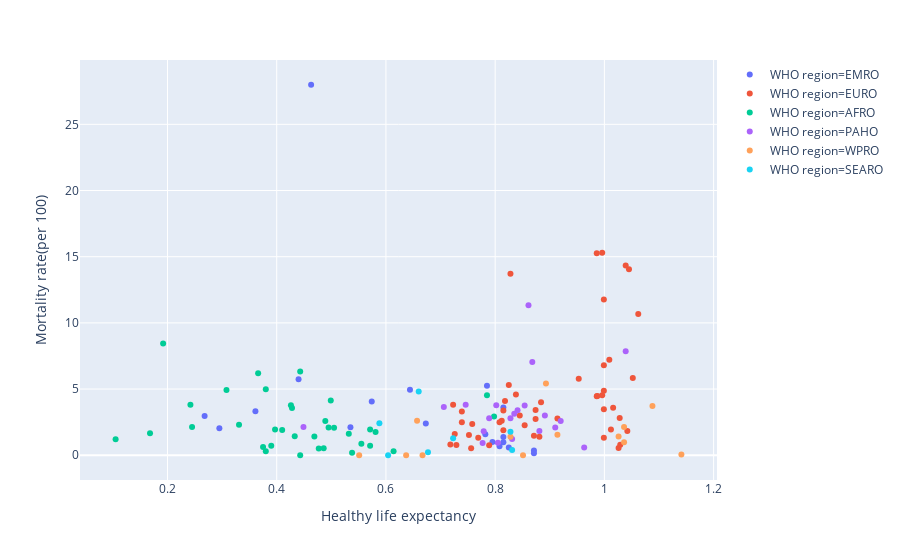

Notebook source saved alongside this figure:
### Code cell
px.scatter(data1, y='Mortality rate(per 100)', x='Healthy life expectancy', color='WHO region', hover_data=['Country/Region'])

### Figure 1 — Plotly figure (JSON) as saved in the notebook; plotly's stock layout.template omitted (floating-point values rounded to 4 significant figures)
{"data": [{"customdata": [["Afghanistan"], ["Bahrain"], ["Egypt"], ["Iran"], ["Iraq"], ["Jordan"], ["Kuwait"], ["Lebanon"], ["Libya"], ["Morocco"], ["Pakistan"], ["Qatar"], ["Saudi Arabia"], ["Somalia"], ["South Sudan"], ["Syria"], ["Tunisia"], ["United Arab Emirates"], ["Yemen"]], "hoverlabel": {"namelength": 0}, "hovertemplate": "WHO region=EMRO<br>Healthy life expectancy=%{x}<br>Mortality rate(per 100)=%{y}<br>Country/Region=%{customdata[0]}", "legendgroup": "WHO region=EMRO", "marker": {"color": "#636efa", "symbol": "circle"}, "mode": "markers", "name": "WHO region=EMRO", "showlegend": true, "type": "scatter", "x": [0.361, 0.871, 0.644, 0.785, 0.574, 0.815, 0.808, 0.815, 0.673, 0.782, 0.535, 0.871, 0.795, 0.268, 0.295, 0.44, 0.815, 0.825, 0.463], "xaxis": "x", "y": [3.33, 0.35, 4.94, 5.25, 4.07, 0.99, 0.68, 1.38, 2.39, 1.58, 2.12, 0.15, 1, 2.97, 2.04, 5.74, 3.6, 0.59, 27.99], "yaxis": "y"}, {"customdata": [["Albania"], ["Armenia"], ["Austria"], ["Azerbaijan"], ["Belarus"], ["Belgium"], ["Bosnia and Herzegovina"], ["Bulgaria"], ["Croatia"], ["Cyprus"], ["Denmark"], ["Estonia"], ["Finland"], ["France"], ["Georgia"], ["Germany"], ["Greece"], ["Hungary"], ["Iceland"], ["Ireland"], ["Israel"], ["Italy"], ["Kazakhstan"], ["Kosovo"], ["Kyrgyzstan"], ["Latvia"], ["Lithuania"], ["Luxembourg"], ["Malta"], ["Moldova"], ["Montenegro"], ["Netherlands"], ["North Macedonia"], ["Norway"], ["Poland"], ["Portugal"], ["Romania"], ["Russia"], ["Serbia"], ["Slovakia"], ["Slovenia"], ["Spain"], ["Sweden"], ["Switzerland"], ["Tajikistan"], ["Turkey"], ["Ukraine"], ["United Kingdom"], ["Uzbekistan"]], "hoverlabel": {"namelength": 0}, "hovertemplate": "WHO region=EURO<br>Healthy life expectancy=%{x}<br>Mortality rate(per 100)=%{y}<br>Country/Region=%{customdata[0]}", "legendgroup": "WHO region=EURO", "marker": {"color": "#EF553B", "symbol": "circle"}, "mode": "markers", "name": "WHO region=EURO", "showlegend": true, "type": "scatter", "x": [0.874, 0.815, 1.016, 0.769, 0.789, 0.986, 0.845, 0.815, 0.914, 1.042, 0.996, 0.874, 0.986, 1.045, 0.752, 0.987, 0.999, 0.828, 1.026, 0.999, 1.029, 1.039, 0.729, 0.758, 0.723, 0.812, 0.818, 1.012, 0.999, 0.739, 0.871, 0.999, 0.838, 1.028, 0.884, 0.999, 0.825, 0.726, 0.854, 0.881, 0.953, 1.062, 1.009, 1.052, 0.718, 0.808, 0.739, 0.996, 0.756], "xaxis": "x", "y": [2.73, 1.88, 3.58, 1.33, 0.76, 15.26, 3, 3.38, 2.78, 1.83, 4.53, 3.41, 4.46, 14.06, 1.53, 4.47, 4.87, 13.71, 0.54, 6.79, 0.79, 14.33, 0.78, 2.37, 3.82, 2.6, 4.1, 1.94, 1.33, 3.3, 1.47, 11.77, 4.59, 2.82, 4.01, 3.47, 5.3, 1.61, 2.27, 1.39, 5.77, 10.68, 7.22, 5.84, 0.82, 2.49, 2.5, 15.3, 0.53], "yaxis": "y"}, {"customdata": [["Algeria"], ["Benin"], ["Botswana"], ["Burkina Faso"], ["Burundi"], ["Cameroon"], ["Central African Republic"], ["Chad"], ["Comoros"], ["Ethiopia"], ["Gabon"], ["Gambia"], ["Ghana"], ["Guinea"], ["Kenya"], ["Lesotho"], ["Liberia"], ["Madagascar"], ["Malawi"], ["Mali"], ["Mauritania"], ["Mauritius"], ["Mozambique"], ["Namibia"], ["Niger"], ["Nigeria"], ["Rwanda"], ["Senegal"], ["Sierra Leone"], ["South Africa"], ["Tanzania"], ["Togo"], ["Uganda"], ["Zambia"], ["Zimbabwe"]], "hoverlabel": {"namelength": 0}, "hovertemplate": "WHO region=AFRO<br>Healthy life expectancy=%{x}<br>Mortality rate(per 100)=%{y}<br>Country/Region=%{customdata[0]}", "legendgroup": "WHO region=AFRO", "marker": {"color": "#00cc96", "symbol": "circle"}, "mode": "markers", "name": "WHO region=AFRO", "showlegend": true, "type": "scatter", "x": [0.785, 0.397, 0.538, 0.38, 0.38, 0.331, 0.105, 0.192, 0.505, 0.532, 0.571, 0.428, 0.486, 0.375, 0.581, 0.168, 0.443, 0.555, 0.495, 0.308, 0.489, 0.798, 0.39, 0.477, 0.366, 0.245, 0.614, 0.571, 0.242, 0.469, 0.499, 0.41, 0.443, 0.426, 0.433], "xaxis": "x", "y": [4.53, 1.94, 0.19, 4.98, 0.3, 2.31, 1.21, 8.44, 2.08, 1.63, 0.72, 3.57, 0.53, 0.62, 1.76, 1.67, 6.32, 0.86, 2.1, 4.93, 2.59, 2.92, 0.72, 0.51, 6.2, 2.13, 0.3, 1.94, 3.82, 1.41, 4.13, 1.9, 0, 3.78, 1.43], "yaxis": "y"}, {"customdata": [["Argentina"], ["Bolivia"], ["Brazil"], ["Canada"], ["Chile"], ["Colombia"], ["Costa Rica"], ["Dominican Republic"], ["Ecuador"], ["El Salvador"], ["Guatemala"], ["Haiti"], ["Honduras"], ["Jamaica"], ["Mexico"], ["Nicaragua"], ["Panama"], ["Paraguay"], ["Peru"], ["Uruguay"], ["Venezuela"]], "hoverlabel": {"namelength": 0}, "hovertemplate": "WHO region=PAHO<br>Healthy life expectancy=%{x}<br>Mortality rate(per 100)=%{y}<br>Country/Region=%{customdata[0]}", "legendgroup": "WHO region=PAHO", "marker": {"color": "#ab63fa", "symbol": "circle"}, "mode": "markers", "name": "WHO region=PAHO", "showlegend": true, "type": "scatter", "x": [0.881, 0.706, 0.802, 1.039, 0.92, 0.841, 0.963, 0.779, 0.868, 0.789, 0.746, 0.449, 0.828, 0.831, 0.861, 0.835, 0.91, 0.777, 0.854, 0.891, 0.805], "xaxis": "x", "y": [1.83, 3.65, 3.77, 7.85, 2.59, 3.4, 0.58, 1.82, 7.04, 2.8, 3.81, 2.13, 2.8, 1.23, 11.34, 3.14, 2.1, 0.92, 3.75, 3.01, 0.94], "yaxis": "y"}, {"customdata": [["Australia"], ["Cambodia"], ["China"], ["Japan"], ["Laos"], ["Malaysia"], ["Mongolia"], ["New Zealand"], ["Philippines"], ["Singapore"], ["South Korea"], ["Taiwan"], ["Vietnam"]], "hoverlabel": {"namelength": 0}, "hovertemplate": "WHO region=WPRO<br>Healthy life expectancy=%{x}<br>Mortality rate(per 100)=%{y}<br>Country/Region=%{customdata[0]}", "legendgroup": "WHO region=WPRO", "marker": {"color": "#FFA15A", "symbol": "circle"}, "mode": "markers", "name": "WHO region=WPRO", "showlegend": true, "type": "scatter", "x": [1.036, 0.637, 0.893, 1.088, 0.551, 0.828, 0.667, 1.026, 0.657, 1.141, 1.036, 0.914, 0.851], "xaxis": "x", "y": [0.99, 0, 5.42, 3.73, 0, 1.4, 0, 1.41, 2.6, 0.06, 2.14, 1.55, 0], "yaxis": "y"}, {"customdata": [["Bangladesh"], ["Bhutan"], ["India"], ["Indonesia"], ["Nepal"], ["Sri Lanka"], ["Thailand"]], "hoverlabel": {"namelength": 0}, "hovertemplate": "WHO region=SEARO<br>Healthy life expectancy=%{x}<br>Mortality rate(per 100)=%{y}<br>Country/Region=%{customdata[0]}", "legendgroup": "WHO region=SEARO", "marker": {"color": "#19d3f3", "symbol": "circle"}, "mode": "markers", "name": "WHO region=SEARO", "showlegend": true, "type": "scatter", "x": [0.723, 0.604, 0.588, 0.66, 0.677, 0.831, 0.828], "xaxis": "x", "y": [1.29, 0, 2.41, 4.81, 0.22, 0.4, 1.78], "yaxis": "y"}], "layout": {"autosize": true, "legend": {"tracegroupgap": 0}, "margin": {"t": 60}, "xaxis": {"anchor": "y", "autorange": true, "domain": [0, 1], "range": [0.03939, 1.207], "title": {"text": "Healthy life expectancy"}, "type": "linear"}, "yaxis": {"anchor": "x", "autorange": true, "domain": [0, 1], "range": [-1.985, 29.97], "title": {"text": "Mortality rate(per 100)"}, "type": "linear"}}}
